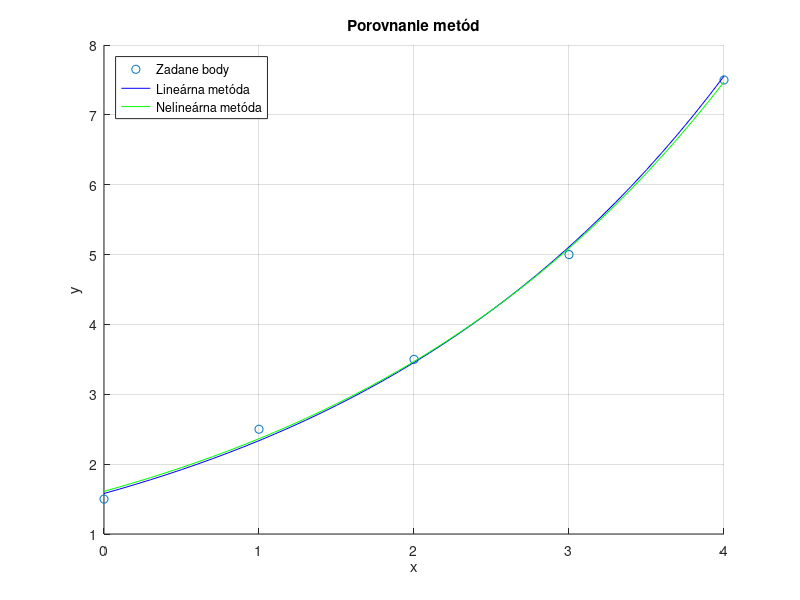

Recreate this plot in MATLAB.
clc
clear
close all

%% zadane suradnice bodov 
    x = [0 1 2 3 4];
    y = [1.5 2.5 3.5 5.0 7.5];

%% metoda najmensich stvorcov pomocou lineraizace - 1
    % metodou najmensich stvorcov chceme nimi prelozit krivku y = Ce^(Ax)
    % rovnicu upravime do tvaru do:          ln y = Ax + ln C
    % vysledny vzath    Y = AX + B
%% substitucia Y = ln y   X = x 
    Y = log(y);
    X = x;
%% vytvorenie navrhovej matice 

    n = length(x);   % pocet bodov nam bude sluzit na vyvorenie matice A     
    NM = zeros(n,2); % incializacia navrhovej matice NM     
    
    NM(:,1) = 1;    % Phi_1 vyhodnotenie prvej funkcie vo vsetkych bodoch dosadenej do navrhovej matice A
    NM(:,2) = x;    % Phi 2 vyhodnotenie druhej funkcie vo vsetkych bodoch dosadenej do navrhovej matice A
%% vypocet  C A
    G = (transpose(NM) * NM) \ (transpose(NM) * Y');  
    B = G(1); 
    A = G(2);
    
    C  = exp(B); % vypocet C zo substitucie B = ln C 
%% nelinealna metoda najmensich stvorcov - 2

    % vyuzijemem funkciu fminsearch ktora nam pomoze najst minimum
    % zadany vyraz si vieme upravit ako:    
    %                   suma (Ce^(xi*A) - yi)^2   kde i  = 1:n 
    % C a A je to co hladame a teda budu nase parametre p(1) a p(2)    
    SUM = @(p) sum((p(1) * exp(p(2) * x) - y).^2);
    p0 = [1, 0]; % Počiatočný odhad [C, A] nutny pre funkciu firmsearch
    p_opt = fminsearch(SUM,p0);

%% porovnanie jednotlivych metod - 3
     % vypocet suctu stvorcov pre linearnu metodu
     SUM_L = sum((C * exp(A * x) - y).^2);
    
     %  vypocet suctu stvorcov pre nelinearnu metodu
     SUM_NL = sum((p_opt(1) * exp(p_opt(2) * x) - y).^2);

%% vyvtorenie intervalu pre plot 
    
    t  = min(x):0.1:max(x); % interval grafu 
    y_fl = C * exp(A*t); % vypocet funkcnych hodnot pre metodu s vyuzitim linerizace
    y_fn = p_opt(1) * exp(p_opt(2)*t); % vypocet funkcnych hodnot pre metodu s vyuzitim nelinearnej MNS

%% plot
    figure;
    hold on;
    % vykreslenie zadanych bodov a jednotlivych krivek
    scatter(x, y, 'ro', 'DisplayName', 'Zadane body'); % vykreslenie zadanych bodov 
    plot(t, y_fl, 'b-','DisplayName', 'Lineárna metóda');  % vykreslenie krivky ziskanej pomocou linearizace 
    plot(t, y_fn, 'g-', 'DisplayName', 'Nelineárna metóda');  % vykreslenie krivky ziskanej pomocou nelinearnej MNS 
    
    % upravenie grafu pridani popiskov osi X a Y a legendy
    xlabel('x');ylabel('y');
    title('Porovnanie metód');
    legend('Location', 'NorthWest');
    grid on; hold off;
    
    % Výpis výsledkov
    fprintf('Linearizacia:\n')
    fprintf('  Najdene parametre: A = %.4f, C = %.4f\n', A, C);
    fprintf('  Rovnica: y = %.4f * e^(%.4f * x)\n', C, A);
    fprintf('Nelinearna MNS: \n')
    fprintf('  Najdene parametre: A = %.4f, C = %.4f\n', p_opt(2), p_opt(1));
    fprintf('  Rovnica: y = %.4f * e^(%.4f * x)\n',  p_opt(1), p_opt(2));

    fprintf('Sucet stvorcov odchylok:\n');
    fprintf('  Linearna metoda: %.6f\n', SUM_L);
    fprintf('  Nelinearna metoda: %.6f\n', SUM_NL);